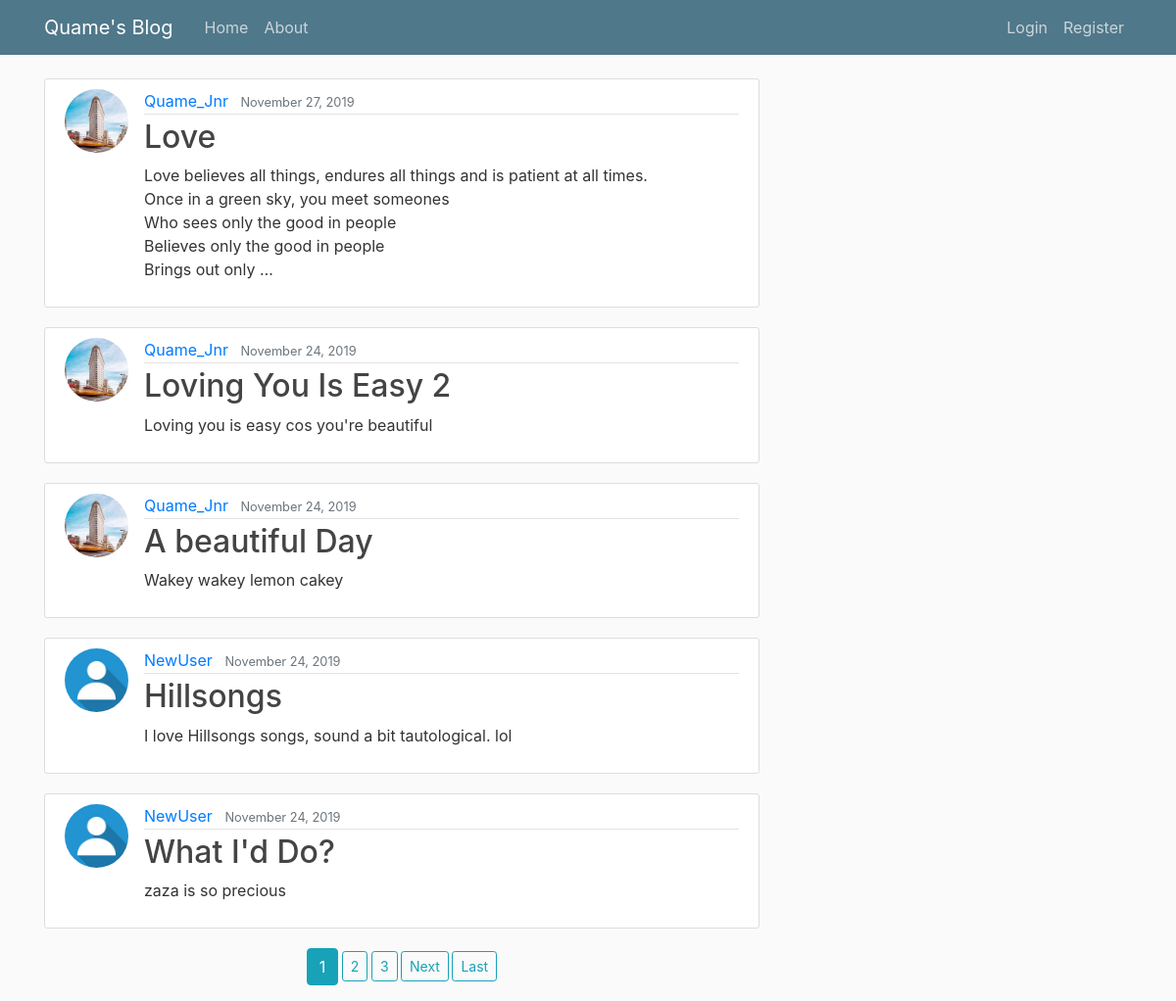
The page / on the database its author committed.
### blog/models.py (models this page shows, shortened)
class Post(models.Model):
    title = models.CharField(max_length=100)
    content = models.TextField(default="")
    date_posted = models.DateTimeField(default=timezone.now)
    author = models.ForeignKey(User, on_delete=models.CASCADE)

### users/models.py (models this page shows, shortened)
class Profile(models.Model):
    user = models.OneToOneField(User, on_delete=models.CASCADE)
    image = models.ImageField(default="default.jpg", upload_to="profile_pics/")

### blog/views.py (the view)
# urls.py: path('', PostListView.as_view(), name="post-list"),
class PostListView(ListView):
    model = Post
    template_name = "blog/home.html"
    ordering = ['-date_posted']
    paginate_by = 5

### blog/templates/blog/home.html (shortened to what this page needs)
{%extends 'blog/base.html'%}
{% block content %}
    {% for post in object_list %}
        <article class="media content-section">
         <img class="rounded-circle article-img" src="{{ post.author.profile.image.url }}">
          <div class="media-body">
            <div class="article-metadata">
              <a class="mr-2" href="{%url 'user-posts' post.author.username %}">{{ post.author }}</a>
              <small class="text-muted">{{ post.date_posted |date:'F d, Y'}}</small>
            </div>
            <h2><a class="article-title" href="{% url 'post-detail' post.id %}">{{ post.title }}</a></h2>
            <p class="article-content">{{ post.content|truncatechars:200 }}</p>
          </div>
        </article>
    {% endfor %}
   <div class="btn-group btn-group-sm d-flex" role="group">
        <div class="align-self-center mx-auto">
            {% if is_paginated %}
                {% for num in page_obj.paginator.page_range %}
                    {% if page_obj.number == num %}
                        <a class="btn btn-info btn-info mb-3" href="?page={{num}}">{{num}}</a>
                    {% elif num > page_obj.number|add:'-3' and num < page_obj.number|add:'3' %}
                        <a class="btn btn-outline-info btn-sm mb-3" href="?page={{num}}">{{num}}</a>
                    {% endif %}
                {% endfor %}
                {% if page_obj.has_next %}
                    <a class="btn btn-outline-info btn-sm mb-3" href="?page={{ page_obj.next_page_number }}">Next</a>
                    <a class="btn btn-outline-info btn-sm mb-3" href="?page={{ page_obj.paginator.num_pages }}">Last</a>
                {% endif %}
            {% endif %}
        </div>
    </div>
{% endblock content %}

### blog/templates/blog/base.html (shortened to what this page needs)
{% load static %}
<!DOCTYPE html>
<html lang="en">
<head>
    <link rel="stylesheet" href="https://maxcdn.bootstrapcdn.com/bootstrap/4.0.0/css/bootstrap.min.css">
    <link rel="stylesheet" type="text/css" href="{% static 'blog/main.css' %}">
</head>
<body>
    <header class="site-header">
      <nav class="navbar navbar-expand-md navbar-dark bg-steel fixed-top">
        <div class="container">
          <a class="navbar-brand mr-4" href="/">Quame's Blog</a>
          <div class="collapse navbar-collapse" id="navbarToggle">
            <div class="navbar-nav mr-auto">
              <a class="nav-item nav-link" href="{%url 'post-list'%}">Home</a>
              <a class="nav-item nav-link" href="{%url 'blog-about'%}">About</a>
            </div>
            <div class="navbar-nav">
                {% if user.is_authenticated %}
                <a class="nav-item nav-link" href="{%url 'post-create'%}">New Post</a>
                <a class="nav-item nav-link" href="{%url 'profile'%}">Profile</a>
                <a class="nav-item nav-link" href="{%url 'logout'%}">Logout</a>
                {% else %}
                <a class="nav-item nav-link" href="{%url 'login'%}">Login</a>
                <a class="nav-item nav-link" href="{%url 'register'%}">Register</a>
                {%endif%}
            </div>
          </div>
        </div>
      </nav>
</header>
    <main role="main" class="container">
      <div class="row">
        <div class="col-md-8">
          {% block content %}{% endblock %}
        </div>
      </div>
    </main>
</body>
</html>

### blog/static/blog/main.css (style rules this page uses)
body { background: #fafafa; color: #333333; margin-top: 5rem; }
h1, h2, h3, h4, h5, h6 { color: #444444; }
.bg-steel { background-color: #4f788a; }
.site-header .navbar-nav .nav-link { color: #cbd5db; }
.content-section { background: #ffffff; padding: 10px 20px; border: 1px solid #dddddd; border-radius: 3px; margin-bottom: 20px; }
.article-title { color: #444444; }
.article-content { white-space: pre-line; }
.article-img { height: 65px; width: 65px; margin-right: 16px; }
.article-metadata { padding-bottom: 1px; margin-bottom: 4px; border-bottom: 1px solid #e3e3e3 }

### rows shown on the page
Post: author.profile.image (picture), author "Quame_Jnr", date_posted "November 27, 2019", title "Love", content "Love believes all things, endures all things and is patient at all times. Once in a green sky, you meet someones Who sees only the good in people Believes only the good in people Brings out only …"
Post: author.profile.image (picture), author "Quame_Jnr", date_posted "November 24, 2019", title "Loving You Is Easy 2", content "Loving you is easy cos you're beautiful"
Post: author.profile.image (picture), author "Quame_Jnr", date_posted "November 24, 2019", title "A beautiful Day", content "Wakey wakey lemon cakey"
Post: author.profile.image (placeholder picture), author "NewUser", date_posted "November 24, 2019", title "Hillsongs", content "I love Hillsongs songs, sound a bit tautological. lol"
Post: author.profile.image (placeholder picture), author "NewUser", date_posted "November 24, 2019", title "What I'd Do?", content "zaza is so precious"

### other values the page prints
{{ num }} "1"
{{ num }} "2" "3"
